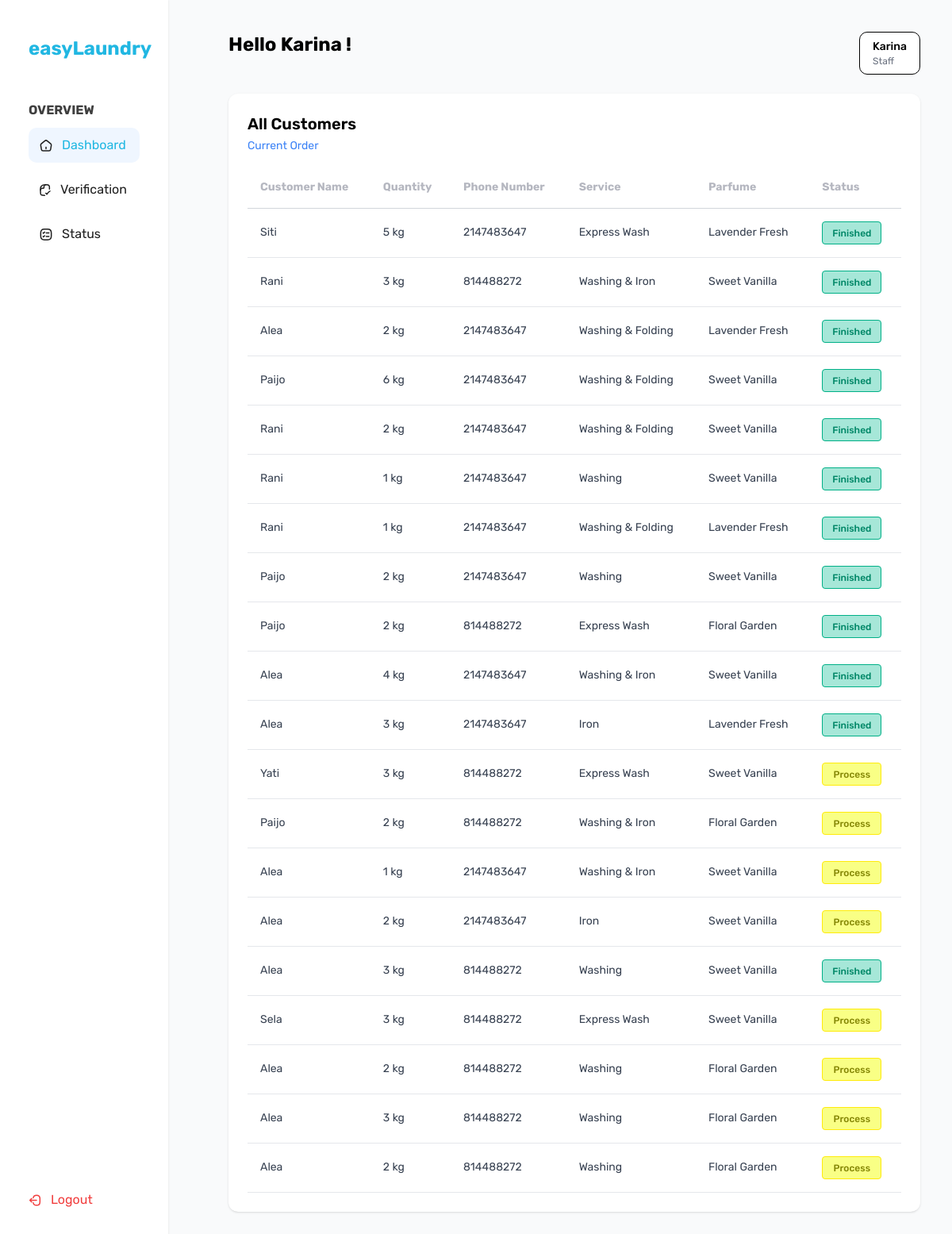
Screenshot of /karyawan/dashboard_karyawan.php (signed in) with the database file from the repository.
### tables this page shows
CREATE TABLE `karyawan` (
  `id` int(30) NOT NULL,
  `nama` varchar(50) NOT NULL,
  `email` varchar(30) NOT NULL,
  `password` varchar(10) NOT NULL
);

CREATE TABLE `pesanan` (
  `id` int(15) NOT NULL,
  `nama` varchar(100) NOT NULL,
  `layanan` varchar(30) NOT NULL,
  `berat` varchar(30) NOT NULL,
  `total_harga` int(50) NOT NULL,
  `no_telp` int(30) NOT NULL,
  `tgl` date NOT NULL,
  `parfum` varchar(50) NOT NULL,
  `pembayaran` enum('Unpaid','Paid','','') NOT NULL DEFAULT 'Unpaid',
  `status` enum('Process','Finished','','') NOT NULL DEFAULT 'Process',
  `id_pelanggan` int(11) DEFAULT NULL,
  `id_karyawan` int(11) DEFAULT NULL
);

### karyawan/dashboard_karyawan.php (the view, shortened to what this page needs)
<?php
include '../koneksi.php';
$nama = $_SESSION['nama'];
$queryKaryawan = mysqli_query($connect, "SELECT * FROM karyawan WHERE nama = '$nama'");
$karyawan = mysqli_fetch_assoc($queryKaryawan);
$queryPesanan = mysqli_query($connect, "SELECT * FROM pesanan");
?>
<!DOCTYPE html>
<html lang="en">
<head>
  <script src="https://cdn.tailwindcss.com"></script>
</head>
<body class="flex bg-gray-50 min-h-screen">
      <?php include 'sidebarkaryawan.php'; ?>
    <main class="ml-[3%] w-[80%] max-h-screen overflow-y-auto p-10">
      <div class="flex justify-between items-start mb-6">
        <h1 class="text-2xl font-bold">Hello <?= htmlspecialchars($karyawan['nama']) ?> !</h1>
        <div class="bg-white px-4 py-2 text-right" style="border: 1px solid #000; border-radius: 10px;">
          <p class="text-sm font-medium text-left"><?= htmlspecialchars($karyawan['nama']) ?></p>
          <p class="text-xs text-gray-500 text-left">Staff</p>
        </div>
      </div>
      <section class="bg-white rounded-xl shadow p-6">
        <h2 class="text-xl font-semibold mb-1">All Customers</h2>
        <p class="text-sm text-blue-500 mb-4">Current Order</p>
        <div class="overflow-x-auto">
  <table class="min-w-full text-sm">
    <thead>
      <tr class="border-b border-gray-300 text-left text-[#B5B7C0] font-normal">
        <th class="py-4 px-4">Customer Name</th>
        <th class="py-4 px-4">Quantity</th>
        <th class="py-4 px-4">Phone Number</th>
        <th class="py-4 px-4">Service</th>
        <th class="py-4 px-4">Parfume</th>
        <th class="py-4 px-4">Status</th>
      </tr>
    </thead>
    <tbody class="text-gray-700">
      <?php while ($pesanan = mysqli_fetch_assoc($queryPesanan)) : ?>
        <tr class="border-b border-gray-200 leading-relaxed">
          <td class="py-4 px-4"><?= htmlspecialchars($pesanan['nama']) ?></td>
          <td class="py-4 px-4"><?= htmlspecialchars($pesanan['berat']) ?> kg</td>
          <td class="py-4 px-4"><?= htmlspecialchars($pesanan['no_telp']) ?></td>
          <td class="py-4 px-4"><?= htmlspecialchars($pesanan['layanan']) ?></td>
          <td class="py-4 px-4"><?= htmlspecialchars($pesanan['parfum']) ?></td>
          <td class="py-4 px-4">
            <?php if ($pesanan['status'] === 'Finished') : ?>
              <div class="flex w-[75px] h-[29px] px-3 justify-center items-center gap-2 rounded border border-[#00B087] bg-[#16C09861] text-[#008767] text-xs font-medium">
                Finished
              </div>
            <?php else : ?>
              <div class="flex w-[75px] h-[29px] px-3 justify-center items-center gap-2 rounded border border-[#FFEB0B] bg-[#F9FF85] text-[#848605] text-xs font-medium">
                Process
              </div>
            <?php endif; ?>
          </td>
        </tr>
      <?php endwhile; ?>
    </tbody>
  </table>
</div>
</body>
</html>

### karyawan/dashboard_karyawan.php (style rules this page uses)
body { font-family: 'Rubik'; }

### karyawan/sidebarkaryawan.php (style rules this page uses)
:root { --gray-1: #333333; --primary-color-gray-10: #FFFFFF; --primary-color-gray-100: #202020; --primary-color-gray-90: #3F3F3F; --white: #FFFFFF; --blue: #21B7E2; --light-blue: #D0F6FF; --red: #F13E3E; }

### rows the page displays
karyawan: nama "Karina"
pesanan: nama "Siti", berat "5", no_telp "2147483647", layanan "Express Wash", parfum "Lavender Fresh", status "Finished"
pesanan: nama "Rani", berat "3", no_telp "814488272", layanan "Washing & Iron", parfum "Sweet Vanilla", status "Finished"
pesanan: nama "Alea", berat "2", no_telp "2147483647", layanan "Washing & Folding", parfum "Lavender Fresh", status "Finished"
pesanan: nama "Paijo", berat "6", no_telp "2147483647", layanan "Washing & Folding", parfum "Sweet Vanilla", status "Finished"
pesanan: nama "Rani", berat "2", no_telp "2147483647", layanan "Washing & Folding", parfum "Sweet Vanilla", status "Finished"
pesanan: nama "Rani", berat "1", no_telp "2147483647", layanan "Washing", parfum "Sweet Vanilla", status "Finished"
pesanan: nama "Rani", berat "1", no_telp "2147483647", layanan "Washing & Folding", parfum "Lavender Fresh", status "Finished"
pesanan: nama "Paijo", berat "2", no_telp "2147483647", layanan "Washing", parfum "Sweet Vanilla", status "Finished"
pesanan: nama "Paijo", berat "2", no_telp "814488272", layanan "Express Wash", parfum "Floral Garden", status "Finished"
pesanan: nama "Alea", berat "4", no_telp "2147483647", layanan "Washing & Iron", parfum "Sweet Vanilla", status "Finished"
pesanan: nama "Alea", berat "3", no_telp "2147483647", layanan "Iron", parfum "Lavender Fresh", status "Finished"
pesanan: nama "Yati", berat "3", no_telp "814488272", layanan "Express Wash", parfum "Sweet Vanilla", status "Process"
pesanan: nama "Paijo", berat "2", no_telp "814488272", layanan "Washing & Iron", parfum "Floral Garden", status "Process"
pesanan: nama "Alea", berat "1", no_telp "2147483647", layanan "Washing & Iron", parfum "Sweet Vanilla", status "Process"
pesanan: nama "Alea", berat "2", no_telp "2147483647", layanan "Iron", parfum "Sweet Vanilla", status "Process"
pesanan: nama "Alea", berat "3", no_telp "814488272", layanan "Washing", parfum "Sweet Vanilla", status "Finished"
pesanan: nama "Sela", berat "3", no_telp "814488272", layanan "Express Wash", parfum "Sweet Vanilla", status "Process"
pesanan: nama "Alea", berat "2", no_telp "814488272", layanan "Washing", parfum "Floral Garden", status "Process"
pesanan: nama "Alea", berat "3", no_telp "814488272", layanan "Washing", parfum "Floral Garden", status "Process"
pesanan: nama "Alea", berat "2", no_telp "814488272", layanan "Washing", parfum "Floral Garden", status "Process"
